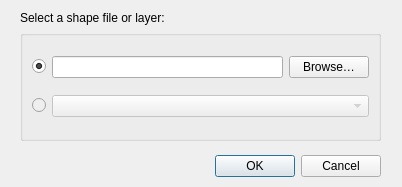
<?xml version="1.0" encoding="UTF-8"?>
<ui version="4.0">
 <class>LPImportDialog</class>
 <widget class="QDialog" name="LPImportDialog">
  <property name="geometry">
   <rect>
    <x>0</x>
    <y>0</y>
    <width>402</width>
    <height>187</height>
   </rect>
  </property>
  <property name="windowTitle">
   <string>Import Profile Line</string>
  </property>
  <property name="modal">
   <bool>true</bool>
  </property>
  <widget class="QDialogButtonBox" name="buttonBox">
   <property name="geometry">
    <rect>
     <x>20</x>
     <y>150</y>
     <width>361</width>
     <height>32</height>
    </rect>
   </property>
   <property name="orientation">
    <enum>Qt::Horizontal</enum>
   </property>
   <property name="standardButtons">
    <set>QDialogButtonBox::Cancel|QDialogButtonBox::Ok</set>
   </property>
  </widget>
  <widget class="QGroupBox" name="groupBox">
   <property name="geometry">
    <rect>
     <x>20</x>
     <y>30</y>
     <width>361</width>
     <height>111</height>
    </rect>
   </property>
   <property name="title">
    <string/>
   </property>
   <layout class="QGridLayout" name="gridLayout">
    <item row="1" column="0">
     <widget class="QRadioButton" name="RadBtn_FileSelect">
      <property name="text">
       <string/>
      </property>
      <property name="checked">
       <bool>true</bool>
      </property>
     </widget>
    </item>
    <item row="1" column="1">
     <widget class="QLineEdit" name="TBox_ShapeFilePath">
      <property name="readOnly">
       <bool>true</bool>
      </property>
     </widget>
    </item>
    <item row="1" column="2">
     <widget class="QPushButton" name="Btn_OpenFileSelectDialog">
      <property name="text">
       <string>Browse…</string>
      </property>
      <property name="autoDefault">
       <bool>false</bool>
      </property>
      <property name="default">
       <bool>false</bool>
      </property>
     </widget>
    </item>
    <item row="2" column="0">
     <widget class="QRadioButton" name="RadBtn_LayerSelect">
      <property name="enabled">
       <bool>false</bool>
      </property>
      <property name="text">
       <string/>
      </property>
     </widget>
    </item>
    <item row="2" column="1" colspan="2">
     <widget class="QComboBox" name="CmbBox_LayerSelect">
      <property name="enabled">
       <bool>false</bool>
      </property>
     </widget>
    </item>
   </layout>
  </widget>
  <widget class="QLabel" name="label">
   <property name="geometry">
    <rect>
     <x>20</x>
     <y>10</y>
     <width>193</width>
     <height>16</height>
    </rect>
   </property>
   <property name="text">
    <string>Select a shape file or layer:</string>
   </property>
  </widget>
  <zorder>groupBox</zorder>
  <zorder>buttonBox</zorder>
  <zorder>label</zorder>
 </widget>
 <resources/>
 <connections>
  <connection>
   <sender>buttonBox</sender>
   <signal>accepted()</signal>
   <receiver>LPImportDialog</receiver>
   <slot>accept()</slot>
   <hints>
    <hint type="sourcelabel">
     <x>248</x>
     <y>254</y>
    </hint>
    <hint type="destinationlabel">
     <x>157</x>
     <y>274</y>
    </hint>
   </hints>
  </connection>
  <connection>
   <sender>buttonBox</sender>
   <signal>rejected()</signal>
   <receiver>LPImportDialog</receiver>
   <slot>reject()</slot>
   <hints>
    <hint type="sourcelabel">
     <x>316</x>
     <y>260</y>
    </hint>
    <hint type="destinationlabel">
     <x>286</x>
     <y>274</y>
    </hint>
   </hints>
  </connection>
 </connections>
</ui>
